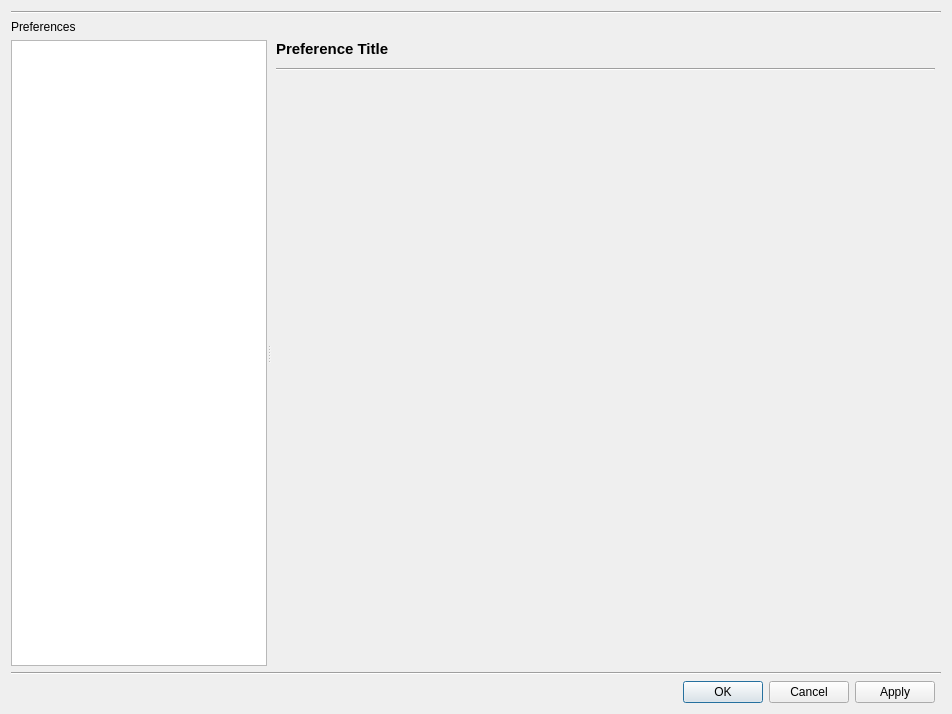
<?xml version="1.0" encoding="UTF-8"?>
<ui version="4.0">
 <class>GUI_PreferenceDialog</class>
 <widget class="QWidget" name="GUI_PreferenceDialog">
  <property name="geometry">
   <rect>
    <x>0</x>
    <y>0</y>
    <width>952</width>
    <height>714</height>
   </rect>
  </property>
  <property name="minimumSize">
   <size>
    <width>800</width>
    <height>600</height>
   </size>
  </property>
  <layout class="QGridLayout" name="gridLayout">
   <item row="1" column="0">
    <widget class="QLabel" name="labTitle">
     <property name="text">
      <string>Preferences</string>
     </property>
    </widget>
   </item>
   <item row="2" column="0">
    <widget class="QSplitter" name="splitter">
     <property name="sizePolicy">
      <sizepolicy hsizetype="Expanding" vsizetype="MinimumExpanding">
       <horstretch>0</horstretch>
       <verstretch>0</verstretch>
      </sizepolicy>
     </property>
     <property name="orientation">
      <enum>Qt::Horizontal</enum>
     </property>
     <property name="childrenCollapsible">
      <bool>false</bool>
     </property>
     <widget class="QListWidget" name="listPreferences">
      <property name="sizePolicy">
       <sizepolicy hsizetype="Preferred" vsizetype="Expanding">
        <horstretch>0</horstretch>
        <verstretch>0</verstretch>
       </sizepolicy>
      </property>
      <property name="alternatingRowColors">
       <bool>true</bool>
      </property>
      <property name="uniformItemSizes">
       <bool>true</bool>
      </property>
     </widget>
     <widget class="QWidget" name="widget" native="true">
      <property name="sizePolicy">
       <sizepolicy hsizetype="MinimumExpanding" vsizetype="MinimumExpanding">
        <horstretch>1</horstretch>
        <verstretch>0</verstretch>
       </sizepolicy>
      </property>
      <layout class="QVBoxLayout" name="verticalLayout_3">
       <property name="spacing">
        <number>10</number>
       </property>
       <property name="leftMargin">
        <number>5</number>
       </property>
       <property name="rightMargin">
        <number>0</number>
       </property>
       <property name="bottomMargin">
        <number>0</number>
       </property>
       <item>
        <widget class="QLabel" name="labPreferenceTitle">
         <property name="sizePolicy">
          <sizepolicy hsizetype="MinimumExpanding" vsizetype="Preferred">
           <horstretch>0</horstretch>
           <verstretch>0</verstretch>
          </sizepolicy>
         </property>
         <property name="font">
          <font>
           <pointsize>11</pointsize>
           <weight>75</weight>
           <bold>true</bold>
          </font>
         </property>
         <property name="text">
          <string notr="true">Preference Title</string>
         </property>
        </widget>
       </item>
       <item>
        <widget class="Line" name="line_3">
         <property name="orientation">
          <enum>Qt::Horizontal</enum>
         </property>
        </widget>
       </item>
       <item>
        <widget class="QWidget" name="widgetPreferences" native="true">
         <property name="sizePolicy">
          <sizepolicy hsizetype="MinimumExpanding" vsizetype="MinimumExpanding">
           <horstretch>0</horstretch>
           <verstretch>0</verstretch>
          </sizepolicy>
         </property>
         <property name="focusPolicy">
          <enum>Qt::TabFocus</enum>
         </property>
         <layout class="QVBoxLayout" name="verticalLayout_2">
          <property name="leftMargin">
           <number>5</number>
          </property>
          <property name="topMargin">
           <number>5</number>
          </property>
          <property name="rightMargin">
           <number>0</number>
          </property>
          <property name="bottomMargin">
           <number>0</number>
          </property>
         </layout>
        </widget>
       </item>
      </layout>
     </widget>
    </widget>
   </item>
   <item row="3" column="0" colspan="2">
    <widget class="Line" name="line_2">
     <property name="orientation">
      <enum>Qt::Horizontal</enum>
     </property>
    </widget>
   </item>
   <item row="0" column="0" colspan="2">
    <widget class="Line" name="line">
     <property name="orientation">
      <enum>Qt::Horizontal</enum>
     </property>
    </widget>
   </item>
   <item row="4" column="0">
    <widget class="QDialogButtonBox" name="buttonBox">
     <property name="standardButtons">
      <set>QDialogButtonBox::Apply|QDialogButtonBox::Cancel|QDialogButtonBox::Ok</set>
     </property>
    </widget>
   </item>
  </layout>
 </widget>
 <tabstops>
  <tabstop>listPreferences</tabstop>
  <tabstop>widgetPreferences</tabstop>
 </tabstops>
 <resources/>
 <connections/>
</ui>
